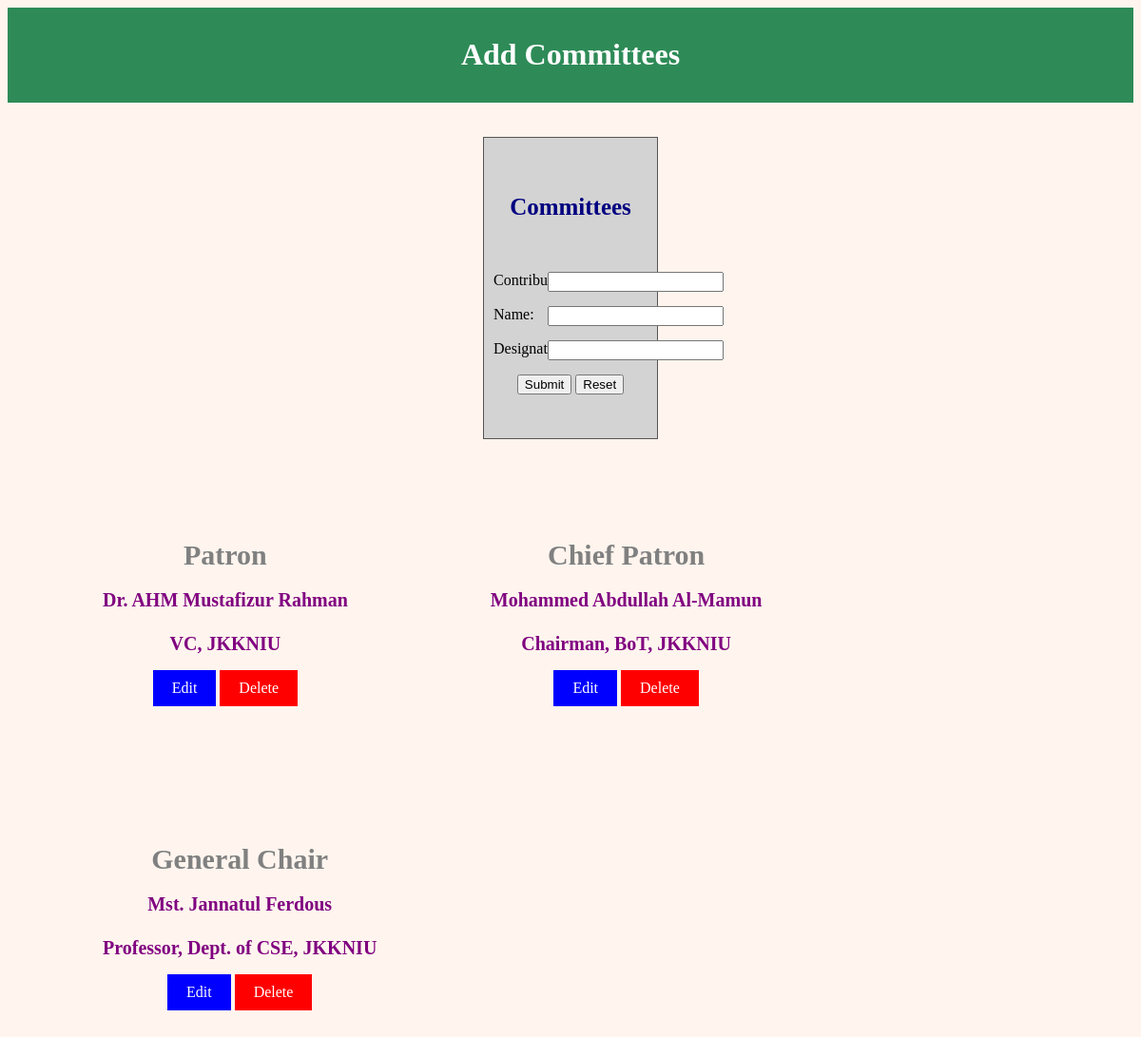
Page /Admin/committee_name.php (signed in) on the committed database.
### tables this page shows
CREATE TABLE `committee` (
  `id` int(10) NOT NULL,
  `con` varchar(255) NOT NULL,
  `name` varchar(255) NOT NULL,
  `desi` varchar(255) NOT NULL
);

### Admin/committee_name.php (the view, shortened to what this page needs)
<html>
<head>
  <link rel="stylesheet" type="text/css" href="style.css" >
  <div class="header">
<h1>Add Committees</h1>
</div>
</head>
<body>
<br><br>
<center>
<div class="regi">
<center><strong><h3><span style="font-size:25px;">Committees</span></h3></strong></center><br><br>
<form action="committee_action.php" method="post">
<div class="label">Contributor:</div> <div class="input"><input type="text" name="con" required></div><br><br>
<div class="label">Name:       </div> <div class="input"><input type="text" name="name" required></div><br><br>
<div class="label">Designation:</div> <div class="input"><input type="text" name="desi" required></div><br><br>
<center><input type="submit" name="submit" value="Submit">
<input type="reset" value="Reset"></center>
</center>
<br><br>
<?php
$hostname = "127.0.0.1";
$username = "root";
$password = "";
$conn = new mysqli($hostname, $username, $password,"conference");
$sql="select * from committee";
$res=mysqli_query($conn,$sql);
while($row = mysqli_fetch_array($res))
{
	echo "<div class='committee'>";
echo "<center><h3><span style='color:gray;font-size:30px;'><strong>".$row['con']."</strong></span></h3></center>";
echo "<center><p> <span style='color:purple;font-size:20px;'><strong>".$row['name']."<br><br>".$row['desi']."</strong></span></p></center>";
echo "<center><a class='edit' href='edit_committee.php?id=$row[id]'>Edit</a> <a class='delete' href='delete_committee.php?id=$row[id]' onClick='return confirm(\"Are you sure you want to delete?\")'>Delete</a></center>";
echo "<br>";
echo "<br>";
echo "</div>";
}
echo "<br>";
?>
</body>
</html>

### Admin/style.css (style rules this page uses)
.header { background-color:SeaGreen; text-align:center; color:white; padding-top:10px; padding-left:10px; padding-right:10px; padding-bottom:10px; }
.regi { text-align:center; background-color:lightgray; margin-left:500px; margin-right:500px; padding-top:40px; padding-left:10px; padding-right:10px; padding-bottom:30px; border: 1px solid #555; }
.label { float:left; width:32%; text-align:left; margin-right:5px; }
.input { float:left; width:55%; }
h3 { color:navy; text-align:center; }
p { font-family:Times New Roman; font-size:16px; font-style:Sans-serif; }
body { background-color:SeaShell; }
.committee { text-align:center; float:left; margin-top:50px; margin-left:100px; margin-right:50px; padding-bottom:40px; }
a.edit:link, a.edit:visited { background-color:blue; color:white; padding:10px 20px; text-align:center; text-decoration:none; display:inline-block; }
a.delete:link, a.delete:visited { background-color:red; color:white; padding:10px 20px; text-align:center; text-decoration:none; display:inline-block; }

### rows in the picture
committee: con "Patron", name "Dr. AHM Mustafizur Rahman", desi "VC, JKKNIU"
committee: con "Chief Patron", name "Mohammed Abdullah Al-Mamun", desi "Chairman, BoT, JKKNIU"
committee: con "General Chair", name "Mst. Jannatul Ferdous", desi "Professor, Dept. of CSE, JKKNIU"
